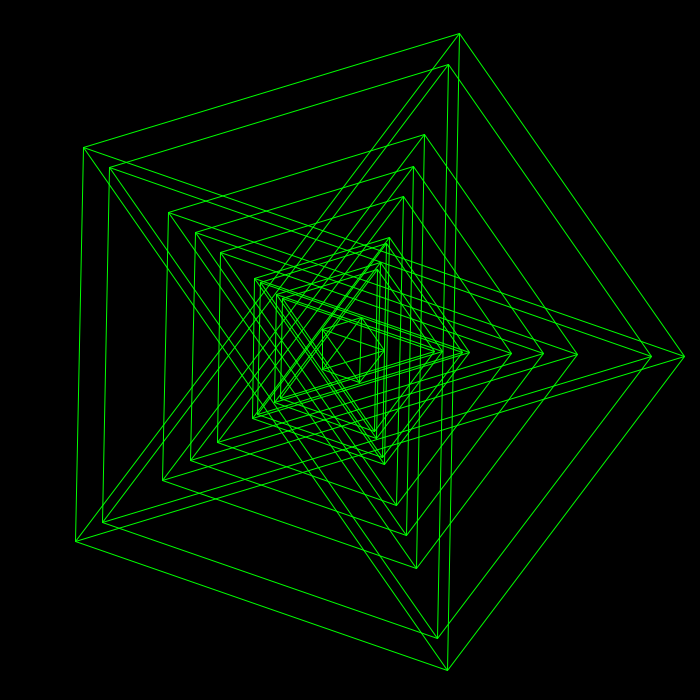
Frame 1 (no input)
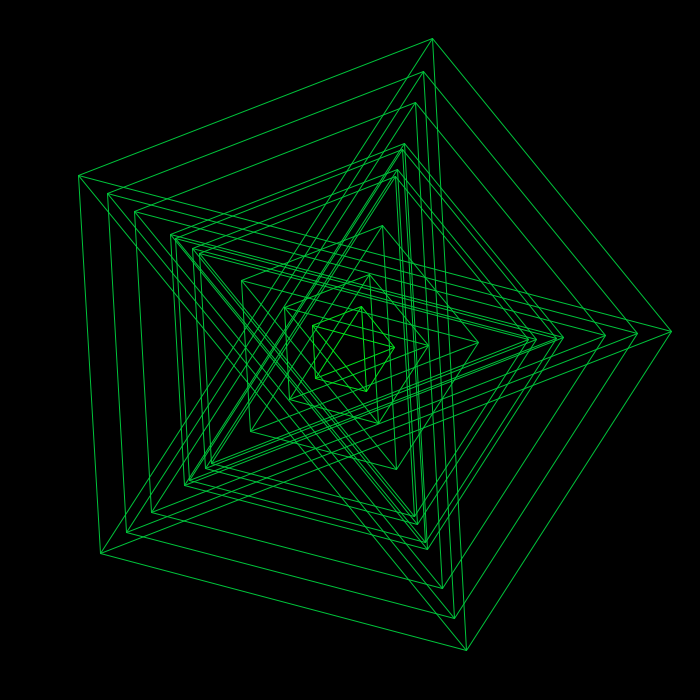
Frame 60 (the mouse pressed at the canvas centre just before this capture)
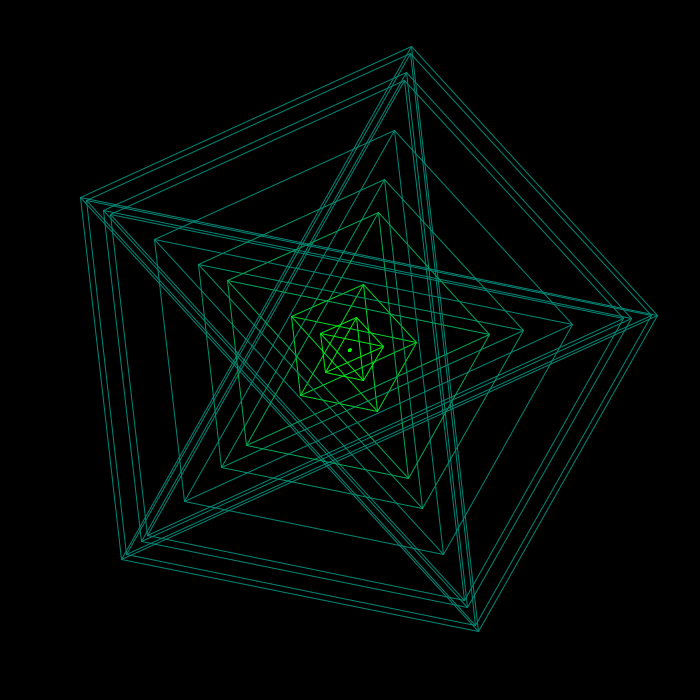
Frame 120 (the mouse held since frame 60 and released just before this capture)

The Processing sketch that drew these frames (run headless with seeded random() and noise(); from frame 60 on, the mouse is pressed at the canvas centre):

// Processing sketch: processing_187032
// ── processing_187032.pde

//Reference
//https://processing.org/examples/regularpolygon.html

Polygon [] polygon = new Polygon[10];
float bigness;


void setup() {
  size(700, 700);
  bigness = 10;

  for (int i=0; i< polygon.length; i++) {
    polygon[i] = new Polygon();
  }
}

void draw() {
  background(0);
  smooth();

  for (int i=0; i< polygon.length; i++) {
    polygon[i].display();
    polygon[i].reset();
  }
}

//void polygon(float x, float y, float radius, int npoints) {
//  float angle = TWO_PI / npoints;
//  beginShape();
//  for (float a = 0; a < TWO_PI; a += angle) {
//    float sx = x + cos(a) * radius;
//    float sy = y + sin(a) * radius;
//    vertex(sx, sy);
//    println(a);
//   // println(sx);
//  //  print(sy);
//  }
//  endShape(CLOSE);
//}



class Polygon {
  PVector pos;
  float rot;
  float radius;
  int g;
  int b;
  int r;

  Polygon() {
    pos = new PVector(0, 0);
    rot = 0;
    radius = random(0,width/2);
    g = 255;
    b = 0;
  }

  void display() {
    stroke(0, g, b);
    noFill();
    radius += 1.6;
    g -= 1;
    b += 1;
    println(b);
    int npoints = 5;
    float angle = TWO_PI / npoints;

    pushMatrix();
    translate(width/2, height/2);
    rot +=0.02;
    rotate(rot);
    beginShape();

    float a1 = angle;
    float x1 = pos.x + cos(a1) * radius;
    float y1 = pos.y + sin(a1) * radius;
    vertex(x1, y1);

    float a2 = a1+angle;
    float x2 = pos.x + cos(a2) * radius;
    float y2 = pos.y + sin(a2) * radius;
    vertex(x2, y2);

    float a3 = a2+angle;
    float x3 = pos.x + cos(a3) * radius;
    float y3 = pos.y + sin(a3) * radius;
    vertex(x3, y3);

    float a4 = a3+angle;
    float x4 = pos.x + cos(a4) * radius;
    float y4 = pos.y + sin(a4) * radius;
    vertex(x4, y4);

    float a5 = a4+angle;
    float x5 = pos.x + cos(a5) * radius;
    float y5 = pos.y + sin(a5) * radius;
    vertex(x5, y5);

    line(x1, y1, x3, y3);
    line(x1, y1, x4, y4);
    line(x2, y2, x4, y4);
    line(x2, y2, x5, y5);
    line(x3, y3, x5, y5);

    endShape(CLOSE);
    popMatrix();
  }
  
  void reset() {
    if (radius >= width/2) {
      radius = 0;
      g = 255;
      b = 0;
    }
  }
}
